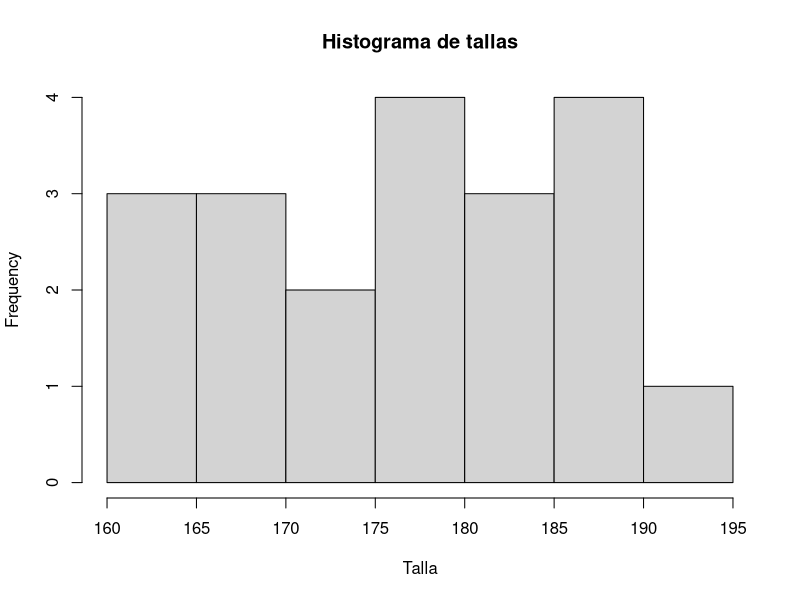

Write R code to recreate this figure.
## ---- chunk 1
knitr::opts_chunk$set(echo = TRUE)
#install.packages("dslabs")
library(dslabs)
library(dplyr)
## ---- chunk 2
dataT <- data.frame(
  'altura' = c(167, 178, 179, 177, 174, 183, 165, 193, 175, 162 ,181 ,186, 166, 176, 186, 169, 187, 183, 190, 163) 
)
dataT
## ---- chunk 3


dataT %>%

  summarise(
            'Promedio de edades' = mean(altura),
            'Desviacion estandar' = sd(altura),
            'Varianza' = var(altura)
    )
## ---- chunk 4
hist(dataT$altura, 
     main = 'Histograma de tallas',
     xlab = 'Talla'
     )
